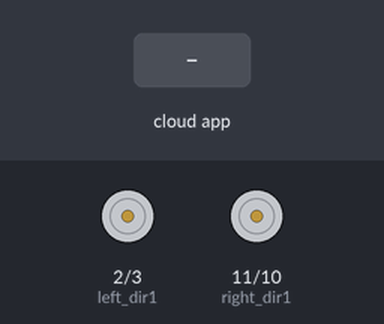
Simulated run of this sketch. Board: Arduino Uno, built with avr-gcc and run on an emulated ATmega328P. On the bench: direction and speed pins drawn as motors (green arrow = direction pin HIGH = forward, orange = LOW = backward, longer = more drive). Inputs (shaded band) come from the test bench. The ROS host is connected and sends only what is stated.

Above: at 1.2 s.
1.3 s: the phone or cloud app sets linear.x to -100
At 2.3 s:
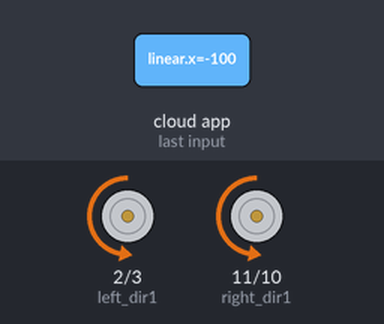
2.8 s: the phone or cloud app sets angular.z to -100
At 3.5 s:
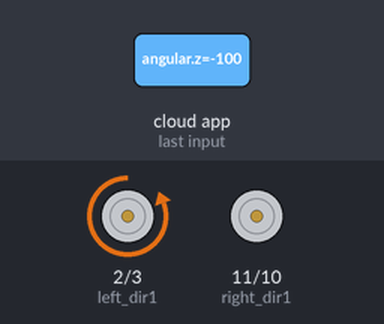
4.3 s: the phone or cloud app sets linear.x to 0
At 4.7 s:
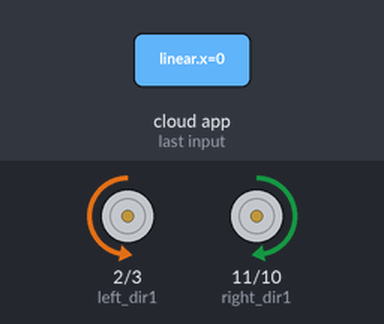
5.8 s: the phone or cloud app sets angular.z to 100
At 6.9 s:
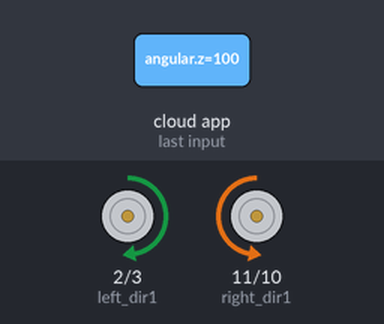
7.3 s: the phone or cloud app sets linear.x to 100
At 8.1 s:
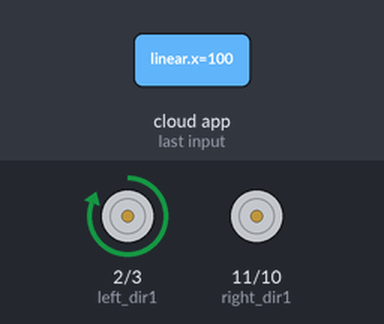
8.8 s: the phone or cloud app sets angular.z to 0
At 9.2 s:
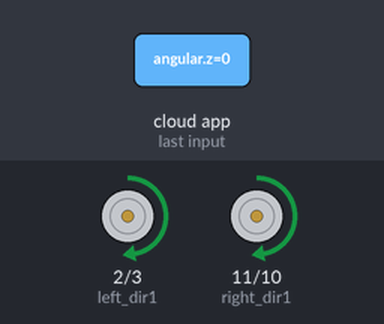
Timing chart, 0 to 11.3 s (numbered marks = the images above; inputs shaded):
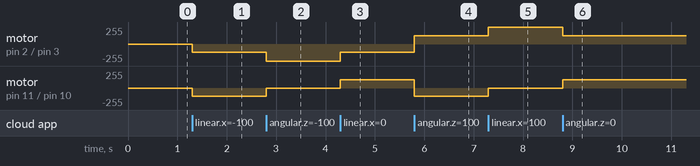

The sketch:

joystick_control.ino
```cpp
/*
 * rosserial Subscriber Example
 * Blinks an LED on callback
 */

#include <ros.h>
#include <geometry_msgs/Twist.h>
ros::NodeHandle  nh;

//--------------------------4 wheel
#define left_dir1  2
//#define left_dir2  16
#define right_dir1 11
//#define right_dir2  14

#define left_pwm1  3
//#define left_pwm2  9
#define right_pwm1 10
//#define right_pwm2  5

float left=0,right=0;
int PWM1=0,PWM2=0;

//geometry_msgs::Twist str_msg;
geometry_msgs::Twist toggle_msg;
//ros::Publisher chatter("chatter", &str_msg);

void messageCb(const geometry_msgs::Twist &toggle_msg )
{
    left=toggle_msg.linear.x+toggle_msg.angular.z;
    right=toggle_msg.linear.x-toggle_msg.angular.z;
    PWM1=(left+1)*510/2;
    PWM2=(right+1)*510/2;
    //str_msg=toggle_msg;
    //chatter.publish(&str_msg);
    if(PWM1>255){
      digitalWrite(left_dir1,HIGH);
      analogWrite(left_pwm1,int((PWM1-255)/2));
//      digitalWrite(left_dir2,HIGH);
//      analogWrite(left_pwm2,int((PWM1-255)/2));
    }else{
      digitalWrite(left_dir1,LOW);
      analogWrite(left_pwm1,int((255-PWM1)/2));
//      digitalWrite(left_dir2,LOW);
//      analogWrite(left_pwm2,int((255-PWM1)/2));
    }
    if(PWM2>255){
      digitalWrite(right_dir1,HIGH);
      analogWrite(right_pwm1,int((PWM2-255)/2));
//      digitalWrite(right_dir2,HIGH);
//      analogWrite(right_pwm2,int((PWM2-255)/2));
    }else{
      digitalWrite(right_dir1,LOW);
      analogWrite(right_pwm1,int((255-PWM2)/2));
//      digitalWrite(right_dir2,LOW);
//      analogWrite(right_pwm2,int((255-PWM2)/2));
    }
}

ros::Subscriber<geometry_msgs::Twist> sub("cmd_vel", &messageCb );

void setup()
{
  Serial.begin(115200);
  pinMode(left_dir1, OUTPUT);
//  pinMode(left_dir2, OUTPUT);
  pinMode(right_dir1, OUTPUT);
//  pinMode(right_dir2, OUTPUT);
  pinMode(left_pwm1, OUTPUT);
//  pinMode(left_pwm2, OUTPUT);
  pinMode(right_pwm1, OUTPUT);
//  pinMode(right_pwm2, OUTPUT);
  nh.getHardware()->setBaud(115200);
  nh.initNode();
//  nh.advertise(chatter);
  nh.subscribe(sub);
}

void loop()
{
//  chatter.publish( &str_msg );
  nh.spinOnce();
  delay(1);
}
```

Measured:
- after the input at 1.3 s, motor on pin 2 (left_dir1) / pin 3 (left_pwm1), motor on pin 11 (right_dir1) / pin 10 (right_pwm1): stopped → backward 127/255 at once
- after the input at 2.8 s, motor on pin 2 (left_dir1) / pin 3 (left_pwm1): backward 127/255 → backward 255/255 at once; motor on pin 11 (right_dir1) / pin 10 (right_pwm1): backward 127/255 → stopped at once
- after the input at 4.3 s, motor on pin 2 (left_dir1) / pin 3 (left_pwm1): backward 255/255 → backward 127/255 at once; motor on pin 11 (right_dir1) / pin 10 (right_pwm1): stopped → forward 127/255 at once
- after the input at 5.8 s, motor on pin 2 (left_dir1) / pin 3 (left_pwm1): backward 127/255 → forward 127/255 at once; motor on pin 11 (right_dir1) / pin 10 (right_pwm1): forward 127/255 → backward 127/255 at once
- after the input at 7.3 s, motor on pin 2 (left_dir1) / pin 3 (left_pwm1): forward 127/255 → forward 255/255 at once; motor on pin 11 (right_dir1) / pin 10 (right_pwm1): backward 127/255 → stopped at once
- after the input at 8.8 s, motor on pin 2 (left_dir1) / pin 3 (left_pwm1): forward 255/255 → forward 127/255 at once; motor on pin 11 (right_dir1) / pin 10 (right_pwm1): stopped → forward 127/255 at once
